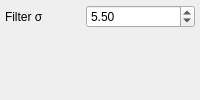
  <widget class="QDockWidget" name="cartoonTextureParamsDock">
   <property name="minimumSize">
    <size>
     <width>175</width>
     <height>52</height>
    </size>
   </property>
   <property name="windowTitle">
    <string>Cartoon+Texture</string>
   </property>
   <attribute name="dockWidgetArea">
    <number>2</number>
   </attribute>
   <widget class="QWidget" name="cartoonTextureParamsContent">
    <layout class="QFormLayout" name="formLayout_5">
     <property name="fieldGrowthPolicy">
      <enum>QFormLayout::AllNonFixedFieldsGrow</enum>
     </property>
     <property name="leftMargin">
      <number>5</number>
     </property>
     <property name="topMargin">
      <number>5</number>
     </property>
     <property name="rightMargin">
      <number>5</number>
     </property>
     <property name="bottomMargin">
      <number>5</number>
     </property>
     <item row="0" column="0">
      <widget class="QLabel" name="lblCTSigma">
       <property name="minimumSize">
        <size>
         <width>75</width>
         <height>0</height>
        </size>
       </property>
       <property name="text">
        <string>Filter σ</string>
       </property>
      </widget>
     </item>
     <item row="0" column="1">
      <widget class="QDoubleSpinBox" name="sbCTSigma">
       <property name="minimum">
        <double>0.100000000000000</double>
       </property>
       <property name="singleStep">
        <double>0.500000000000000</double>
       </property>
       <property name="value">
        <double>5.500000000000000</double>
       </property>
      </widget>
     </item>
    </layout>
   </widget>
  </widget>
